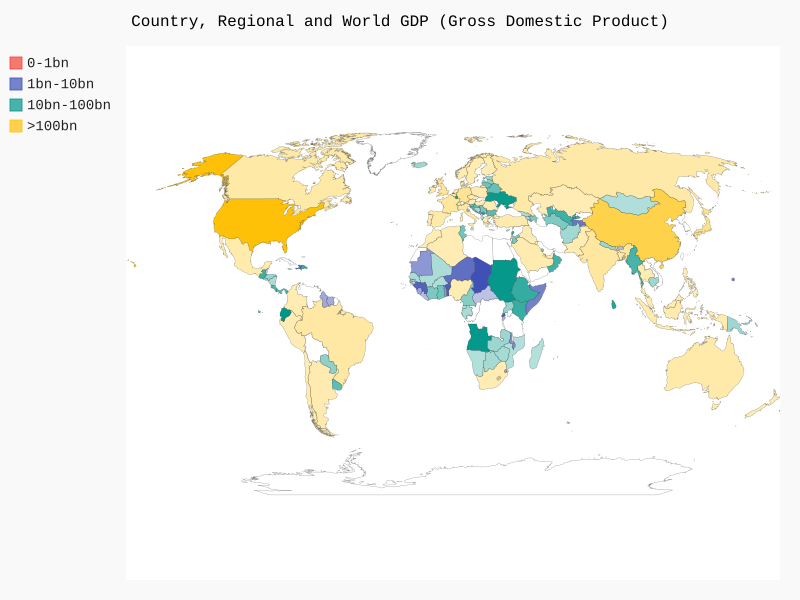

Here is the Python script that generated this plot:
import json

import pygal.maps.world
from pygal.style import LightColorizedStyle as LCS, RotateStyle as RS

from country_codes import get_country_code

filename = 'gdp_json.json'
with open(filename) as f:
    pop_data = json.load(f)

cc_gdp = {}
for pop_dict in pop_data:
    if pop_dict['Year'] == 2016:
        country_name = pop_dict['Country Name']
        gdp = int(float(pop_dict['Value']))
        code = get_country_code(country_name)
        if code:
            cc_gdp[code] = gdp

cc_pops_1, cc_pops_2, cc_pops_3, cc_pops_4 = {}, {}, {}, {}
for cc, pop in cc_gdp.items():
    if pop < 1000000000:
        cc_pops_1[cc] = pop
    elif pop < 10000000000:
        cc_pops_2[cc] = pop
    elif pop < 100000000000:
        cc_pops_3[cc] = pop
    else:
        cc_pops_4[cc] = pop

print(len(cc_pops_1), len(cc_pops_2), len(cc_pops_3), len(cc_pops_4))

wm_style = RS('#336699', base_style=LCS)
wm = pygal.maps.world.World(slice=wm_style)
wm.title = 'Country, Regional and World GDP (Gross Domestic Product)'
wm.add('0-1bn', cc_pops_1)
wm.add('1bn-10bn', cc_pops_2)
wm.add('10bn-100bn', cc_pops_3)
wm.add('>100bn', cc_pops_4)

wm.render_to_file('gdp_wolrds.svg')
